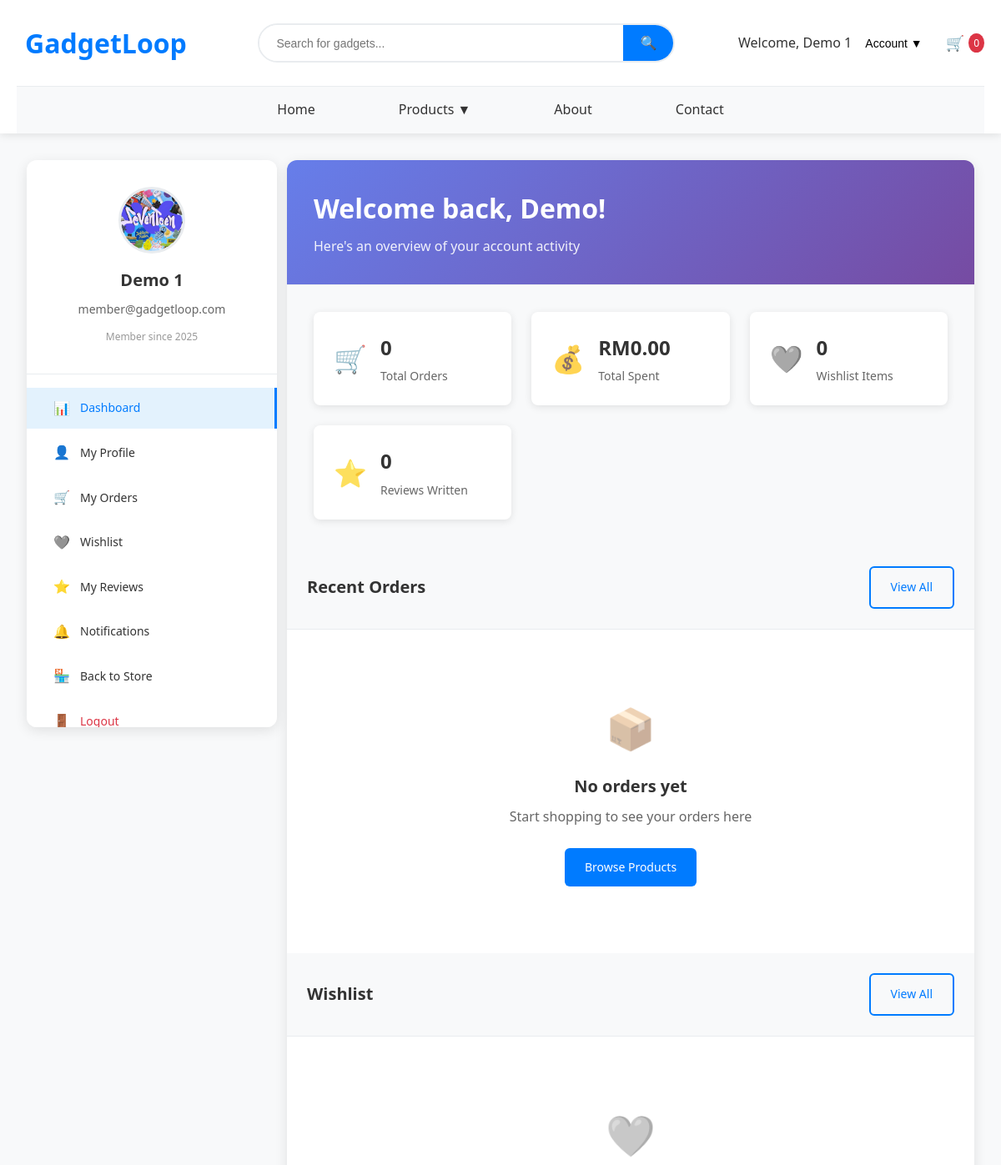
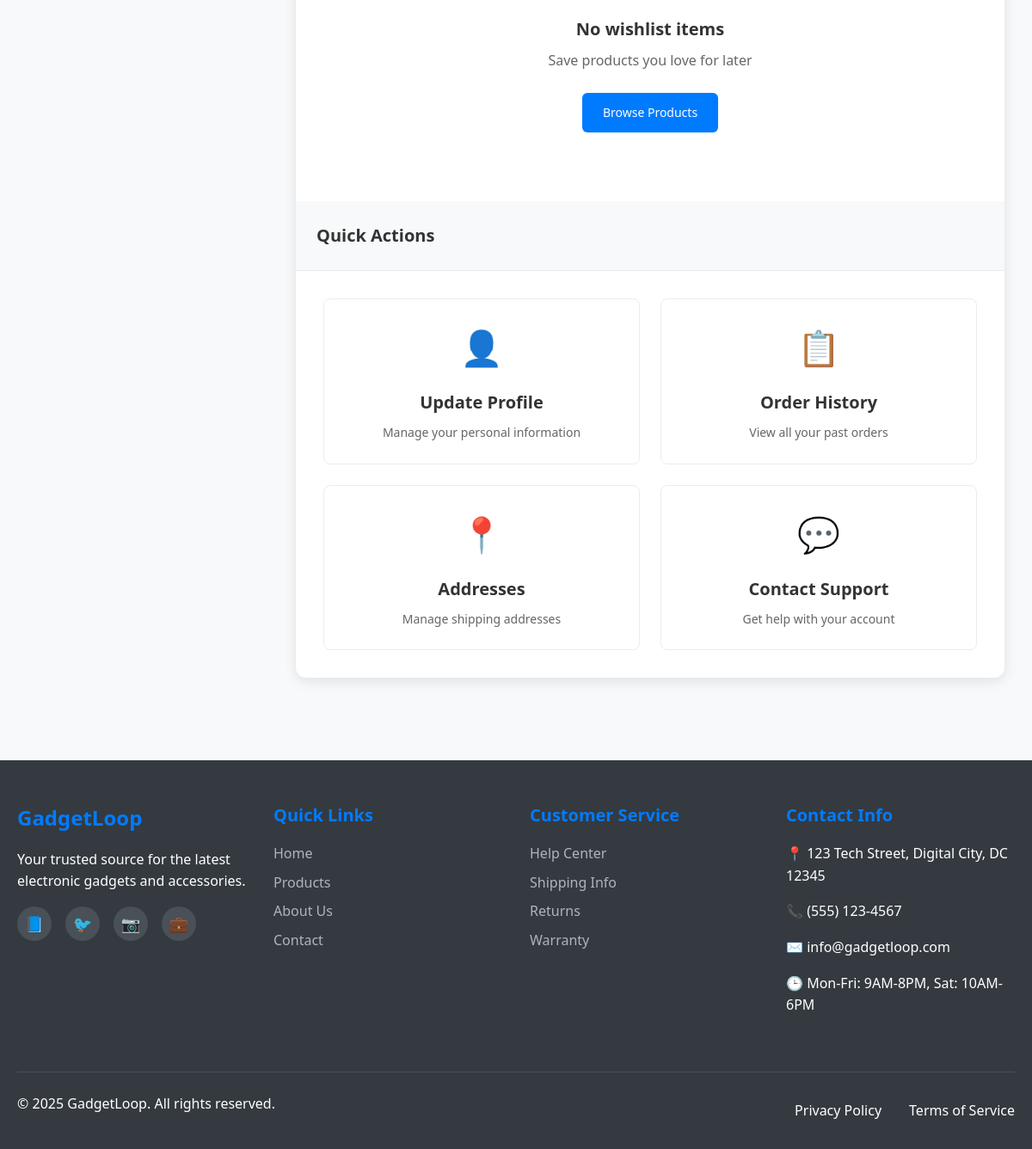
The page /member/dashboard.php (signed in) on the database its author committed (2 pictures, top to bottom).
### tables this page shows
CREATE TABLE `users` (
  `id` int(11) NOT NULL AUTO_INCREMENT,
  `first_name` varchar(50) NOT NULL,
  `last_name` varchar(50) NOT NULL,
  `email` varchar(100) NOT NULL,
  `password` varchar(255) NOT NULL,
  `phone` varchar(20) DEFAULT NULL,
  `role` enum('admin','member') DEFAULT 'member',
  `profile_photo` varchar(255) DEFAULT NULL,
  `is_active` tinyint(1) DEFAULT 1,
  `is_verified` tinyint(1) DEFAULT 0,
  `verification_token` varchar(255) DEFAULT NULL,
  `remember_token` varchar(255) DEFAULT NULL,
  `password_reset_token` varchar(255) DEFAULT NULL,
  `password_reset_expires` datetime DEFAULT NULL,
  `created_at` timestamp NOT NULL DEFAULT current_timestamp(),
  `updated_at` timestamp NOT NULL DEFAULT current_timestamp() ON UPDATE current_timestamp(),
  PRIMARY KEY (`id`),
  UNIQUE KEY `email` (`email`)
);

### includes/functions.php (called while the page is built, shortened)
<?php
function getUserById($pdo, $user_id) {
    $stmt = $pdo->prepare("SELECT * FROM users WHERE id = ?");
    $stmt->execute([$user_id]);
    return $stmt->fetch();
}
?>

### member/dashboard.php (the view, shortened to what this page needs)
<?php
require_once '../includes/config.php';
require_once '../includes/functions.php';
$user_id = $_SESSION['user_id'];
$stmt = $pdo->prepare("SELECT COUNT(*) FROM orders WHERE user_id = ?");
$stmt->execute([$user_id]);
$total_orders = $stmt->fetchColumn();
$stmt = $pdo->prepare("SELECT SUM(total_amount) FROM orders WHERE user_id = ? AND payment_status = 'paid'");
$stmt->execute([$user_id]);
$total_spent = $stmt->fetchColumn() ?: 0;
$stmt = $pdo->prepare("SELECT COUNT(*) FROM reviews WHERE user_id = ?");
$stmt->execute([$user_id]);
$reviews_count = $stmt->fetchColumn();
$stmt = $pdo->prepare("
    SELECT o.*, COUNT(oi.id) as item_count
    FROM orders o
    LEFT JOIN order_items oi ON o.id = oi.order_id
    WHERE o.user_id = ?
    GROUP BY o.id
    ORDER BY o.created_at DESC
    LIMIT 5
");
$stmt->execute([$user_id]);
$recent_orders = $stmt->fetchAll();
$stmt = $pdo->prepare("
    SELECT w.*, p.name, p.price, p.main_image, p.discount_percentage,
    CASE WHEN p.discount_percentage > 0
         THEN p.price * (1 - p.discount_percentage / 100)
         ELSE p.price END as sale_price
    FROM wishlist w
    JOIN products p ON w.product_id = p.id
    WHERE w.user_id = ? AND p.is_active = 1
    ORDER BY w.created_at DESC
    LIMIT 4
");
$stmt->execute([$user_id]);
$wishlist_items = $stmt->fetchAll();
?>
<!DOCTYPE html>
<html lang="en">
<head>
    <link rel="stylesheet" href="../css/style.css">
    <link rel="stylesheet" href="../css/member.css">
</head>
<body data-page="dashboard" class="logged-in">
    <?php include '../includes/header.php'; ?>
    <main>
            <div class="member-layout">
                              <?php include 'includes/member-sidebar.php'; ?>
                <div class="member-content">
                    <div class="page-header">
                        <h1>Welcome back, <?php echo htmlspecialchars($user['first_name']); ?>!</h1>
                        <p>Here's an overview of your account activity</p>
                    </div>
                    <div class="profile-stats">
                        <div class="stat-card">
                            <div class="stat-icon">🛒</div>
                            <div class="stat-info">
                                <h3><?php echo $total_orders; ?></h3>
                                <p>Total Orders</p>
                            </div>
                        </div>
                        <div class="stat-card">
                            <div class="stat-icon">💰</div>
                            <div class="stat-info">
                                <h3>RM<?php echo number_format($total_spent, 2); ?></h3>
                                <p>Total Spent</p>
                            </div>
                        </div>
                        <div class="stat-card">
                            <div class="stat-icon">🩶</div>
                            <div class="stat-info">
                                <h3><?php echo $wishlist_count; ?></h3>
                                <p>Wishlist Items</p>
                            </div>
                        </div>
                        <div class="stat-card">
                            <div class="stat-icon">⭐</div>
                            <div class="stat-info">
                                <h3><?php echo $reviews_count; ?></h3>
                                <p>Reviews Written</p>
                            </div>
                        </div>
                    </div>
                    <div class="dashboard-sections">
                        <div class="dashboard-section">
                            <div class="section-header">
                                <h3>Recent Orders</h3>
                                <a href="orders.php" class="btn btn-outline btn-sm">View All</a>
                            </div>
                            <div class="section-content">
                                <?php if (empty($recent_orders)): ?>
                                    <div class="empty-state">
                                        <div class="empty-icon">📦</div>
                                        <h4>No orders yet</h4>
                                        <p>Start shopping to see your orders here</p>
                                        <a href="products.php" class="btn btn-primary">Browse Products</a>
                                    </div>
                                <?php endif; ?>
                            </div>
                        </div>
                        <div class="dashboard-section">
                            <div class="section-header">
                                <h3>Wishlist</h3>
                                <a href="wishlist.php" class="btn btn-outline btn-sm">View All</a>
                            </div>
                            <div class="section-content">
                                <?php if (empty($wishlist_items)): ?>
                                    <div class="empty-state">
                                        <div class="empty-icon">🩶</div>
                                        <h4>No wishlist items</h4>
                                        <p>Save products you love for later</p>
                                        <a href="products.php" class="btn btn-primary">Browse Products</a>
                                    </div>
                                <?php endif; ?>
                            </div>
                        </div>
                        <div class="dashboard-section">
                            <div class="section-header">
                                <h3>Quick Actions</h3>
                            </div>
                            <div class="section-content">
                                <div class="quick-actions">
                                    <a href="profile.php" class="action-card">
                                        <div class="action-icon">👤</div>
                                        <h4>Update Profile</h4>
                                        <p>Manage your personal information</p>
                                    </a>
                                    <a href="orders.php" class="action-card">
                                        <div class="action-icon">📋</div>
                                        <h4>Order History</h4>
                                        <p>View all your past orders</p>
                                    </a>
                                    <a href="member/addresses.php" class="action-card">
                                        <div class="action-icon">📍</div>
                                        <h4>Addresses</h4>
                                        <p>Manage shipping addresses</p>
                                    </a>
                                    <a href="../contact.php" class="action-card">
                                        <div class="action-icon">💬</div>
                                        <h4>Contact Support</h4>
                                        <p>Get help with your account</p>
                                    </a>
                                </div>
                            </div>
                        </div>
                    </div>
                </div>
            </div>
    </main>
    <?php include '../includes/footer.php'; ?>
</body>
</html>

### member/includes/member-sidebar.php (shortened to what this page needs)
<?php
$user_id = $_SESSION['user_id'];
$user = getUserById($pdo, $user_id);
?>
<aside class="member-sidebar">
    <div class="member-profile-card">
        <div class="profile-avatar">
            <?php if ($user['profile_photo']): ?>
                <img src="uploads/profiles/<?php echo htmlspecialchars($user['profile_photo']); ?>"
                     alt="Profile Photo">
            <?php else: ?>
                <div class="default-avatar">
                    <?php echo strtoupper(substr($user['first_name'], 0, 1) . substr($user['last_name'], 0, 1)); ?>
                </div>
            <?php endif; ?>
        </div>
        <div class="profile-info">
            <h3><?php echo htmlspecialchars($user['first_name'] . ' ' . $user['last_name']); ?></h3>
            <p><?php echo htmlspecialchars($user['email']); ?></p>
            <span class="member-since">Member since <?php echo date('Y', strtotime($user['created_at'])); ?></span>
        </div>
    </div>
    <nav class="member-nav">
        <ul class="nav-menu">
            <li class="nav-item <?php echo basename($_SERVER['PHP_SELF']) === 'dashboard.php' ? 'active' : ''; ?>">
                <a href="/GadjetLoop/member/dashboard.php">
                    <span class="nav-icon">📊</span>
                    <span class="nav-text">Dashboard</span>
                </a>
            </li>
            <li class="nav-item <?php echo basename($_SERVER['PHP_SELF']) === 'profile.php' ? 'active' : ''; ?>">
                <a href="/GadjetLoop/member/profile.php">
                    <span class="nav-icon">👤</span>
                    <span class="nav-text">My Profile</span>
                </a>
            </li>
            <li class="nav-item <?php echo basename($_SERVER['PHP_SELF']) === 'orders.php' ? 'active' : ''; ?>">
                <a href="orders.php">
                    <span class="nav-icon">🛒</span>
                    <span class="nav-text">My Orders</span>
                </a>
            </li>
            <li class="nav-item <?php echo basename($_SERVER['PHP_SELF']) === 'wishlist.php' ? 'active' : ''; ?>">
                <a href="/GadjetLoop/member/wishlist.php">
                    <span class="nav-icon">🩶</span>
                    <span class="nav-text">Wishlist</span>
                    <?php
                    $stmt = $pdo->prepare("SELECT COUNT(*) FROM wishlist WHERE user_id = ?");
                    $stmt->execute([$user_id]);
                    $wishlist_count = $stmt->fetchColumn();
                    ?>
                </a>
            </li>
            <li class="nav-item <?php echo basename($_SERVER['PHP_SELF']) === 'reviews.php' ? 'active' : ''; ?>">
                <a href="/GadjetLoop/member/reviews.php">
                    <span class="nav-icon">⭐</span>
                    <span class="nav-text">My Reviews</span>
                </a>
            </li>
           <li class="nav-item <?php echo basename($_SERVER['PHP_SELF']) === 'notifications.php' ? 'active' : ''; ?>">
                <a href="/GadjetLoop/member/notification.php">
                    <span class="nav-icon">🔔</span>
                    <span class="nav-text">Notifications</span>
                </a>
            </li>
            <li class="nav-item">
                <a href="/GadjetLoop/index.php">
                    <span class="nav-icon">🏪</span>
                    <span class="nav-text"> Back to Store</span>
                </a>
            </li>
            <li class="nav-item">
                <a href="/GadjetLoop/logout.php" class="logout-link">
                    <span class="nav-icon">🚪</span>
                    <span class="nav-text">Logout</span>
                </a>
            </li>
        </ul>
    </nav>
</aside>

### css/style.css (style rules this page uses)
* { margin: 0; padding: 0; box-sizing: border-box; }
body { font-family: 'Segoe UI', Tahoma, Geneva, Verdana, sans-serif; line-height: 1.6; color: #333; background-color: #f8f9fa; }
h1, h2, h3, h4, h5, h6 { margin-bottom: 1rem; font-weight: 600; }
h1 { font-size: 2.5rem; }
h3 { font-size: 1.5rem; }
h4 { font-size: 1.25rem; }
p { margin-bottom: 1rem; }
.btn { display: inline-block; padding: 12px 24px; border: none; border-radius: 6px; text-decoration: none; font-size: 14px; font-weight: 500; cursor: pointer; transition: all 0.3s ease; text-align: center; }
.btn-primary, .btn-primary:visited, .btn-primary:focus, .btn-primary:active { background-color: #007bff; color: white; }
.btn-outline { background-color: transparent; color: #007bff; border: 2px solid #007bff; }
.nav-menu { display: flex; justify-content: center; list-style: none; margin: 0; padding: 0; }
.nav-menu li { position: relative; }
.nav-menu a { display: block; padding: 15px 50px; text-decoration: none; color: #333; font-weight: 500; transition: background-color 0.3s ease; }

### rows shown on the page
users: profile_photo (picture), first_name+last_name "Demo 1", email "member@gadgetloop.com", created_at "2025", first_name "Demo"

### other values the page prints
$_SESSION['user_name'] "Demo 1"
$cartCount "0"
$total_orders "0"
$total_spent "0.00"
$wishlist_count "0"
$reviews_count "0"
